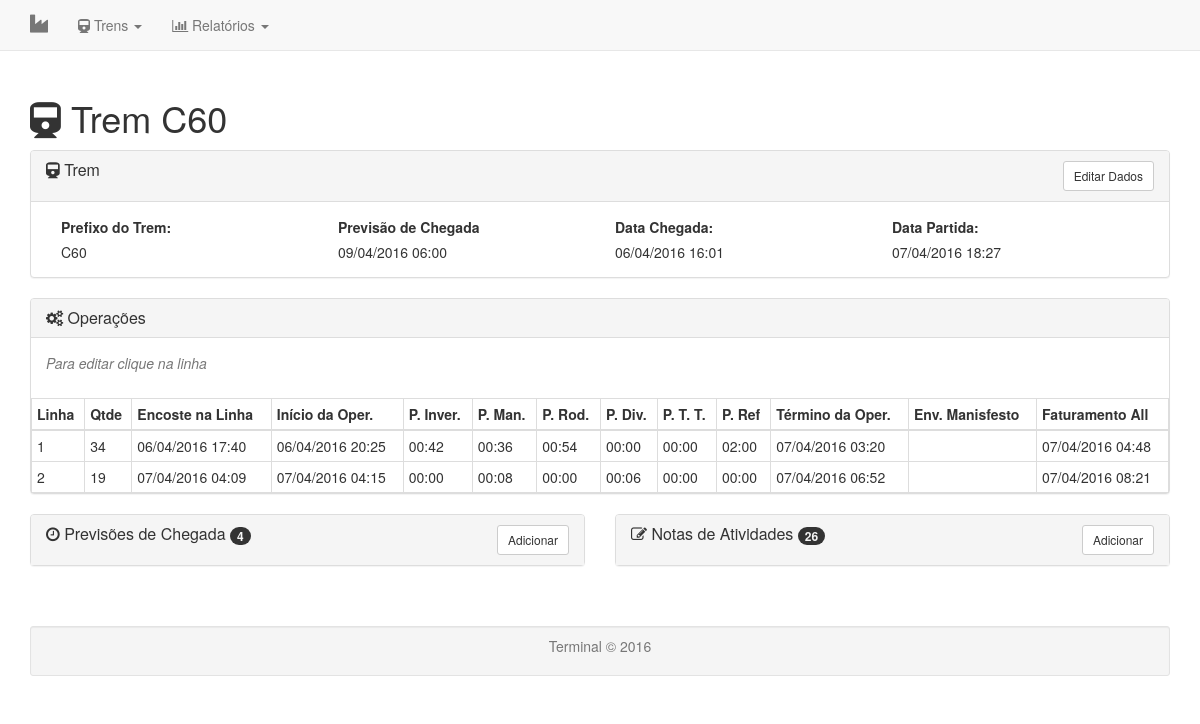
Page /trens/trem/58 on the committed database.
### tables this page shows
CREATE TABLE IF NOT EXISTS `tb_trem` (
  `idtrem` int(11) NOT NULL,
  `prefixo_trem` varchar(3) NOT NULL,
  `chegada_trem` datetime DEFAULT NULL,
  `partida_trem` datetime DEFAULT NULL
);

CREATE TABLE IF NOT EXISTS `tb_previsao` (
  `idprevisao` int(11) NOT NULL,
  `idtrem` int(10) NOT NULL,
  `criacao_previsao` datetime NOT NULL,
  `data_previsao` datetime NOT NULL,
  `motivo_previsao` text NOT NULL
);

CREATE TABLE IF NOT EXISTS `tb_operacao` (
  `idoperacao` int(11) NOT NULL,
  `idtrem` int(10) NOT NULL,
  `numero_linha` int(1) NOT NULL,
  `qtd_vagoes` int(3) DEFAULT NULL,
  `encoste_linha` datetime DEFAULT NULL,
  `inicio_operacao` datetime DEFAULT NULL,
  `parada_inversao` time DEFAULT NULL,
  `parada_manobras` time DEFAULT NULL,
  `parada_rodoviaria` time DEFAULT NULL,
  `parada_diversos` time DEFAULT NULL,
  `parada_troca_turno` time DEFAULT NULL,
  `parada_refeicao` time DEFAULT NULL,
  `termino_operacao` datetime DEFAULT NULL,
  `envio_manisfesto` datetime DEFAULT NULL,
  `faturamento_all` datetime DEFAULT NULL
);

### application/controllers/Trens.php (called while the page is built, shortened)
<?php
class Trens extends CI_Controller {
  public function __construct(){
    $this->load->model("Trem_Model");
  }
  public function trem($id){
    $dados = array();
    $trem = $this->Trem_Model->find($id);
    if($trem){
      $this->load->model("Previsao_Model");
      $previsoes = $this->Previsao_Model->all("idtrem = ".$trem["idtrem"],null);
      $this->load->model("Nota_Model");
      $notas = $this->Nota_Model->all("idtrem = ".$trem["idtrem"],null);
      $this->load->model("Operacao_Model");
      $operacoes = $this->Operacao_Model->all("idtrem = ".$trem["idtrem"],null);
      $dados = array(
        "main" => array("name" => "Trem ".$trem["prefixo_trem"],"icon" => "fa fa-train"),
        "trem" => $trem,
        "previsoes" => $previsoes,
        "notas" => $notas,
        "operacoes" => $operacoes
      );
      $this->load->view('trens/trem',$dados);
    }else{
      $dados["heading"] = "Registro Inexistente.";
      $dados["message"] = "Este registro não se encontra em nossa base de dados!";
      $this->load->view('errors/cli/error_404',$dados);
    }
  }
}

### index.php (called while the page is built, shortened)
<?php
require_once BASEPATH.'core/CodeIgniter.php';

### application/models/Trem_Model.php (called while the page is built, shortened)
<?php
class Trem_Model extends CI_Model {
	private $table = "tb_trem";
	public function all($where,$joins){
		$this->db->select("*");
		$this->db->from($this->table);
		if(!is_null($where) ) $this->db->where($where);
		$query = $this->db->get();
		if($query->num_rows()){
			return $query->result_array();
		}else{
			return false;
		}
	}
	public function find($id){
		$where = "idtrem = ".$id;
		$trens = $this->all($where,null);
		if($trens){
			return $trens[0];
		}else{
			return false;
		}
	}
}

### application/models/Previsao_Model.php (called while the page is built, shortened)
<?php
class Previsao_Model extends CI_Model {
	private $table = "tb_previsao";
	public function all($where,$joins){
		$this->db->select("*");
		$this->db->from($this->table);
		if(!is_null($where) ) $this->db->where($where);
		$query = $this->db->get();
		if($query->num_rows()){
			return $query->result_array();
		}else{
			return false;
		}
	}
}

### application/models/Operacao_Model.php (called while the page is built, shortened)
<?php
class Operacao_Model extends CI_Model {
	private $table = "tb_operacao";
	public function all($where,$joins){
		$this->db->select("*");
		$this->db->from($this->table);
		if(!is_null($where) ) $this->db->where($where);
		$query = $this->db->get();
		if($query->num_rows()){
			return $query->result_array();
		}else{
			return false;
		}
	}
}

### application/models/Nota_Model.php (called while the page is built, shortened)
<?php
class Nota_Model extends CI_Model {
	private $table = "tb_nota";
	public function all($where,$joins){
		$this->db->select("*");
		$this->db->from($this->table);
		if(!is_null($where) ) $this->db->where($where);
		$query = $this->db->get();
		if($query->num_rows()){
			return $query->result_array();
		}else{
			return false;
		}
	}
}

### application/views/trens/trem.php (the view, shortened to what this page needs)
<!DOCTYPE html PUBLIC "-//W3C//DTD XHTML 1.0 Transitional//EN" "http://www.w3.org/TR/xhtml1/DTD/xhtml1-transitional.dtd">
<html xmlns="http://www.w3.org/1999/xhtml">
<head>
	<link rel="stylesheet" href="<?php echo base_url('assets/data-table/css/jquery.dataTables.css')?>"/>
	<link rel="stylesheet" href="<?php echo base_url('assets/data-table/css/dataTables.bootstrap.css')?>"/>
</head>
<body>
	<div class="container">
		<div class="row">
			<div class="col-sm-12">
				<h1><i class="<?=$main['icon']?>"></i> <?=$main['name']?></h1>
			</div>
		</div>
		<div class="row">
			<div class="col-sm-12">
			</div>
		</div>
		<div class="row">
			<div class="col-sm-12">
				<div class="panel panel-default">
					<div class="panel-heading">
						<div class="row">
								<div class="col-sm-6">
									<h4 class="panel-title">
									<a class="collapsed" role="button" data-toggle="collapse" data-parent="#accordion1" href="#collapseOperacoes" aria-expanded="false" aria-controls="collapseOperacoes">
									  <i class="fa fa-train"></i> Trem
									</a>
									</h4>
								</div>
								<div class="col-sm-6">
									<button type="button" class="btn btn-default btn-sm pull-right" data-toggle="modal" data-target="#modal_edit_trem">Editar Dados</button>
								</div>
							</div>
					</div>
					<div class="panel-body">
						<div class="col-sm-3">
							<label>Prefixo do Trem:</label></br>
							<span><?=$trem["prefixo_trem"]?></span>
						</div>
						<div class="col-sm-3">
							<label>Previsão de Chegada</label><br/>
						 	<span><?= $previsoes && count($previsoes) > 0?date("d/m/Y H:i",strtotime($previsoes[count($previsoes)-1]["data_previsao"])):""?></span>
						</div>
						<div class="col-sm-3">
							<label>Data Chegada:</label><br/>
							<?=is_null($trem["chegada_trem"])?"<h4><span class='label label-danger'>Aguardando</span></h4>":date("d/m/Y H:i",strtotime($trem["chegada_trem"]))?>
						</div>
						<div class="col-sm-3">
							<label>Data Partida:</label><br/>
							<?=is_null($trem["partida_trem"])?"<h4><span class='label label-danger'>Aguardando</span></h4>":date("d/m/Y H:i",strtotime($trem["partida_trem"]))?>
						</div>
					</div>
				</div>
			</div>
		</div>
		<div class="row">
			<div class="col-sm-12">
				<div class="panel-group" id="accordion1" role="tablist" aria-multiselectable="true">
				  	<div class="panel panel-default">
						<div class="panel-heading" role="tab" id="headingOperacoes">
							<div class="row">
								<div class="col-sm-6">
									<h4 class="panel-title">
									<a class="collapsed" role="button" data-toggle="collapse" data-parent="#accordion1" href="#collapseOperacoes" aria-expanded="false" aria-controls="collapseOperacoes">
									  <i class="fa fa-cogs"></i> Operações
									</a>
									</h4>
								</div>
							</div>
						</div>
						<div id="collapseOperacoes" class="panel-collapse collapse in" role="tabpanel" aria-labelledby="headingOperacoes">
							<div class="panel-body">
									<p class="text-muted"><i>Para editar clique na linha</i></p>
							</div>
							<?php if(count($operacoes) > 0): ?>
								<table class="table table-hover table-condensed table-bordered">
									<thead>
										<tr>
											<th>Linha</th>
											<th>Qtde</th>
											<th title="Encoste na Linha">Encoste na Linha</th>
											<th title="Início da Operação">Início da Oper.</th>
											<th title="Parada Inversão">P. Inver.</th>
											<th title="Parada Manobras">P. Man.</th>
											<th title="Parada Rodoviária">P. Rod.</th>
											<th title="Parada Diversos">P. Div.</th>
											<th title="Parada Troca de Turno">P. T. T.</th>
											<th title="Parada Refições">P. Ref</th>
											<th title="Término da Operação">Término da Oper.</th>
											<th title="Envio Manifesto">Env. Manisfesto</th>
											<th title="Faturamento All">Faturamento All</th>
										</tr>
									</thead>
									<tbody>
										<?php foreach ($operacoes as $operacao): ?>
											<tr>
												<td><?= $operacao['numero_linha']?></td>
												<td><?= $operacao['qtd_vagoes']?></td>
												<td><?= is_null($operacao['encoste_linha'])?"":date("d/m/Y H:i",strtotime($operacao['encoste_linha']))?></td>
												<td><?= is_null($operacao['inicio_operacao'])?"":date("d/m/Y H:i",strtotime($operacao['inicio_operacao']))?></td>
												<td><?= is_null($operacao['parada_inversao'])?"":date("H:i",strtotime($operacao['parada_inversao']))?></td>
												<td><?= is_null($operacao['parada_manobras'])?"":date("H:i",strtotime($operacao['parada_manobras']))?></td>
												<td><?= is_null($operacao['parada_rodoviaria'])?"":date("H:i",strtotime($operacao['parada_rodoviaria']))?></td>
												<td><?= is_null($operacao['parada_diversos'])?"":date("H:i",strtotime($operacao['parada_diversos']))?></td>
												<td><?= is_null($operacao['parada_troca_turno'])?"":date("H:i",strtotime($operacao['parada_troca_turno']))?></td>
												<td><?= is_null($operacao['parada_refeicao'])?"":date("H:i",strtotime($operacao['parada_refeicao']))?></td>
												<td><?= is_null($operacao['termino_operacao'])?"":date("d/m/Y H:i",strtotime($operacao['termino_operacao']))?></td>
												<td><?= is_null($operacao['envio_manifesto'])?"":date("d/m/Y H:i",strtotime($operacao['envio_manifesto']))?></td>
												<td><?= is_null($operacao['faturamento_all'])?"":date("d/m/Y H:i",strtotime($operacao['faturamento_all']))?></td>
											</tr>
										<?php endforeach; ?>
									</tbody>
								</table>
							<?php else: ?>
								<p>Não há operações lançadas</p>
							<?php endif; ?>
						</div>
					</div>
				</div>
			</div>
		</div>
		<div class="row">
			<div class="col-sm-6">
				<div class="panel-group" id="accordion2" role="tablist" aria-multiselectable="true">
					<div class="panel panel-default">
						<div class="panel-heading" role="tab" id="headingPrevisao">
							<div class="row">
								<div class="col-sm-6">
									<h4 class="panel-title">
										<a role="button" data-toggle="collapse" data-parent="#accordion2" href="#collapsePrevisao" aria-expanded="true" aria-controls="collapsePrevisao">
										  <i class="fa fa-clock-o"></i> Previsões de Chegada <span class="badge"><?=$previsoes?count($previsoes):0?></span>
										</a>
									</h4>
								</div>
								<div class="col-sm-6">
									<button type="button" class="btn btn-default btn-sm pull-right" data-toggle="modal" data-target="#modal_add_previsao">Adicionar</button>
								</div>
							</div>
						</div>
					</div>
				</div>
			</div>
			<div class="col-sm-6">
				<div class="panel-group" id="accordion3" role="tablist" aria-multiselectable="true">
					<div class="panel panel-default">
						<div class="panel-heading" role="tab" id="headingNota">
							<div class="row">
								<div class="col-sm-6">
									<h4 class="panel-title">
									<a class="collapsed" role="button" data-toggle="collapse" data-parent="#accordion3" href="#collapseNota" aria-expanded="false" aria-controls="collapseNota">
									  <i class="fa fa-pencil-square-o"></i> Notas de Atividades <span class="badge"><?=$notas?count($notas):0?></span>
									</a>
									</h4>
								</div>
								<div class="col-sm-6">
									<button type="button" data-toggle="modal" data-target="#modal_add_nota" class="btn btn-default btn-sm pull-right" role="button">Adicionar</button>
								</div>
							</div>
						</div>
					</div>
				</div>
			</div>
		</div>
	</div>
</body>
</html>

### rows in the picture
tb_trem: prefixo_trem "C60", chegada_trem "06/04/2016 16:01", partida_trem "07/04/2016 18:27"
tb_previsao: data_previsao "09/04/2016 06:00"
tb_operacao: numero_linha "1", qtd_vagoes "34", encoste_linha "06/04/2016 17:40", inicio_operacao "06/04/2016 20:25", parada_inversao "00:42", parada_manobras "00:36", parada_rodoviaria "00:54", parada_diversos "00:00", parada_troca_turno "00:00", parada_refeicao "02:00", termino_operacao "07/04/2016 03:20", faturamento_all "07/04/2016 04:48"
tb_operacao: numero_linha "2", qtd_vagoes "19", encoste_linha "07/04/2016 04:09", inicio_operacao "07/04/2016 04:15", parada_inversao "00:00", parada_manobras "00:08", parada_rodoviaria "00:00", parada_diversos "00:06", parada_troca_turno "00:00", parada_refeicao "00:00", termino_operacao "07/04/2016 06:52", faturamento_all "07/04/2016 08:21"

### other values in the picture
$main['name'] "Trem C60"
count($previsoes) "4"
count($notas) "26"
